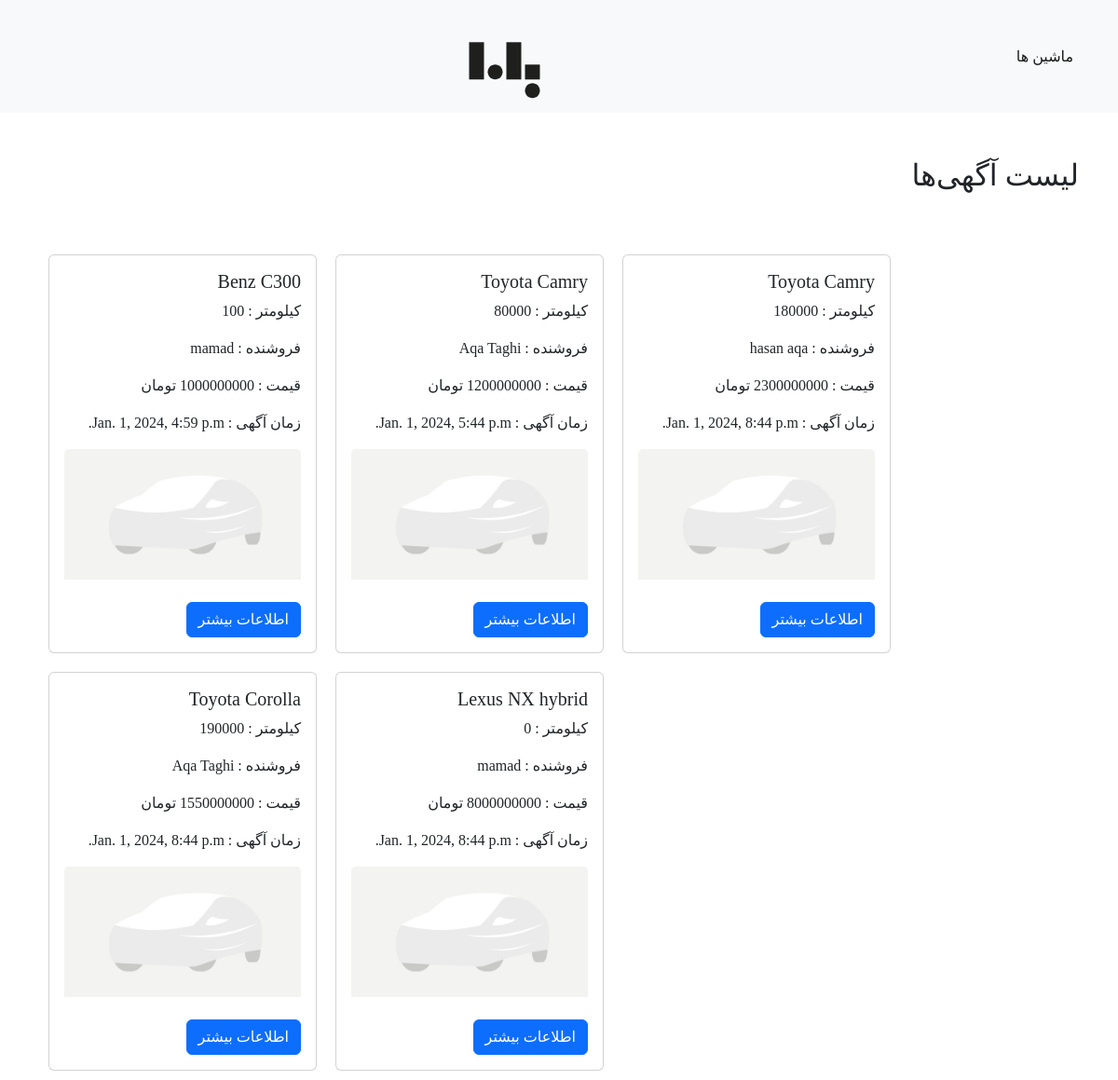
The page /ads/ on the database as committed earlier.
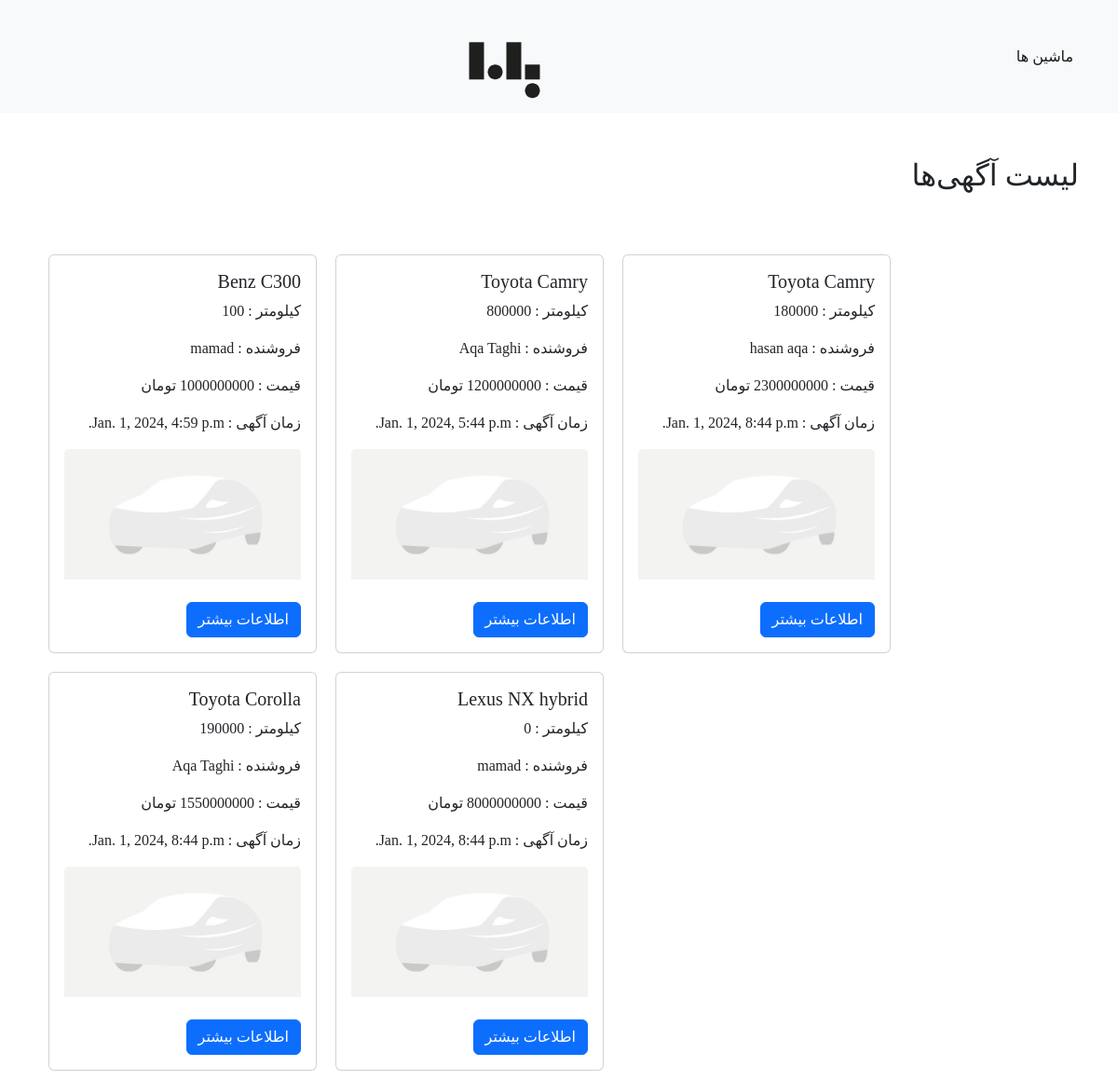
The same page on the database as committed later.
### ads/models.py (models this page shows, shortened)
class Ads(models.Model):
    car = models.ForeignKey(Car, on_delete=models.PROTECT)
    seller = models.ForeignKey(Seller, on_delete=models.PROTECT)
    city = models.CharField(max_length=100)
    address = models.CharField(max_length=100)
    price = models.PositiveIntegerField()
    description = models.TextField()
    kilometer = models.IntegerField()
    year = models.CharField(max_length=4)
    color = models.CharField(max_length=20)
    posting_time = models.DateTimeField(editable=False, default=datetime.datetime.now())
    nardebam = models.BooleanField()

class Car(models.Model):
    name = models.CharField(max_length=100)
    brand = models.ForeignKey(Brand, on_delete=models.PROTECT)
    type = models.CharField(max_length=20, choices=(("car", "car"),
                                                    ("bicycle", "bicycle"),
                                                    ("motor", "motor"),
                                                    ("heavy_car", "heavy_car")), default = 'car')
    acceleration = models.FloatField()
    power = models.IntegerField()
    fuel = models.CharField(max_length=20, choices=(('petrol','petrol'),
                                                    ('electricity', 'electricity'),
                                                    ('gasoline', 'gasoline')), default = 'petrol')

class Brand(models.Model):
    name = models.CharField(max_length=50)
    def __str__(self) -> str:
        return self.name

class Seller(models.Model):
    name = models.CharField(max_length=100)
    type = models.CharField(max_length=50, choices=(('shakhsi', 'shakhsi'),
                                                    ('bongah', 'bongah'),
                                                    ('namayeshgah','namayeshgah')), default='shakhsi')
    phone_number=models.CharField(max_length=11)
    verified = models.BooleanField()

### ads/views.py (the view)
# urls.py: path('', ads_list),
def ads_list(request):
    adss = Ads.objects.all()
    selected_car = request.GET.get('car')
    selected_min = request.GET.get('min')
    selected_max = request.GET.get('max')
    if selected_car != None:
        adss = adss.filter(car__name=selected_car)
    if selected_min != None:
        adss = adss.filter(price__gte=selected_min)
    if selected_max != None:
        adss = adss.filter(price__lte=selected_max)
    return render(request, 'adspage/ads.html', {'adss':adss.order_by('-nardebam')})

### media/templates/adspage/ads.html (shortened to what this page needs)
<!DOCTYPE html>
<html lang="fa", dir="rtl">
<head>
    <link rel="stylesheet" href="https://stackpath.bootstrapcdn.com/bootstrap/4.5.2/css/bootstrap.min.css">
    <link href="https://cdn.jsdelivr.net/npm/bootstrap@5.3.2/dist/css/bootstrap.min.css" rel="stylesheet">
    <link rel="stylesheet" href="../../assets/style.css">
</head>
<body>
<nav class="navbar navbar-expand-lg navbar-light bg-light">
        <ul class="navbar-nav">
            <li class="nav-item">
                <a  class="nav-link active" aria-current="page" href="/machines">ماشین ها</a>
            </li>
        </ul>
        <a href="/" aria-current="page" class="navbar-brand mx-auto" data-v-5561ece8="" data-v-08673970="">
            <br>
        </a>
    </nav>
    <br><br>
<div class="container">
    <h2>لیست آگهی‌ها</h2>
    <br><br>
    {% for car_ad in adss %}
        <div class="card" style="width: 18rem;">
            <div class="card-body">
                <h5 class="card-title">{{car_ad.car.brand}} {{ car_ad.car.name }}</h5>
                <p class="card-text">کیلومتر : {{ car_ad.kilometer }}</p>
                <p class="card-text">فروشنده : {{ car_ad.seller.name }}</p>
                <p class="card-text">قیمت : {{ car_ad.price }} تومان</p>
                <p class="card-text">زمان آگهی : {{ car_ad.posting_time}}</p>
                <img src="../../assets/img/dc.jpg" alt="" class="card-img-top">
                <br><br>
                <a href="#" class="btn btn-primary">اطلاعات بیشتر</a>
            </div>
        </div>
    {% endfor %}
</div>
</body>
</html>

Rows that differ between the two databases and show on the page:
changed Ads "Jan. 1, 2024, 5:44 p.m.": kilometer "80000" → "800000"
